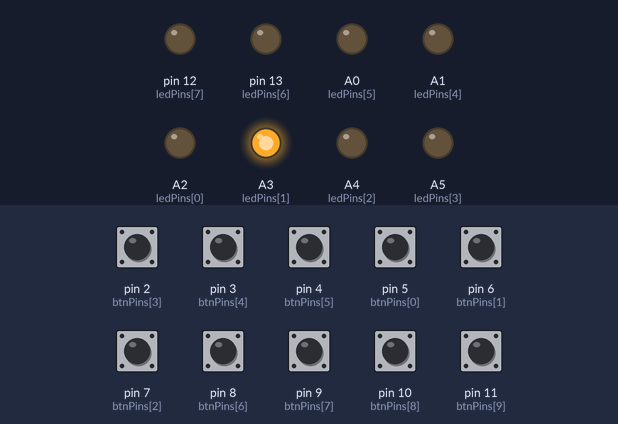
Simulated run of this sketch. Board: Arduino Nano, built with avr-gcc and run on an emulated ATmega328P. On the bench: output pins drawn as LEDs (lit = HIGH). Inputs (shaded band) come from the test bench; at power-on: pin 2 (btnPins[3]), pin 3 (btnPins[4]), pin 4 (btnPins[5]), pin 5 (btnPins[0]), pin 6 (btnPins[1]), pin 7 (btnPins[2]), pin 8 (btnPins[6]), pin 9 (btnPins[7]), pin 10 (btnPins[8]), pin 11 (btnPins[9]) HIGH. Random numbers use the default seed unless the sketch sets one; what the sketch prints to the serial monitor is not drawn.

Above: at 1.2 s.
1.3 s: pin 4 (btnPins[5]) pulled LOW for 0.15 s
At 1.37 s:
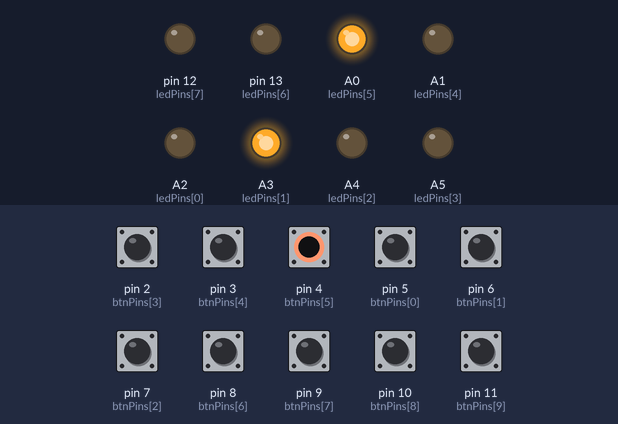
2.9 s: pin 6 (btnPins[1]) pulled LOW for 0.15 s
At 2.97 s:
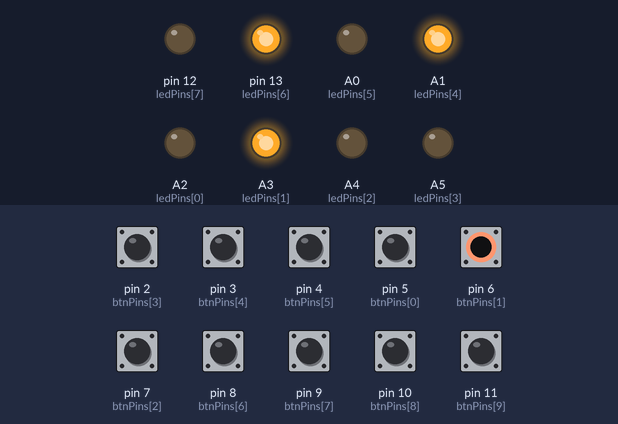
4.5 s: pin 11 (btnPins[9]) pulled LOW for 0.15 s
At 4.57 s:
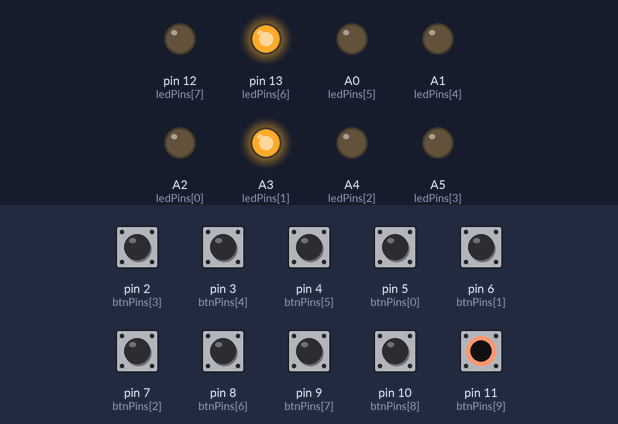
6.1 s: pin 4 (btnPins[5]) driven LOW and pin 6 (btnPins[1]) driven LOW
At 7.3 s:
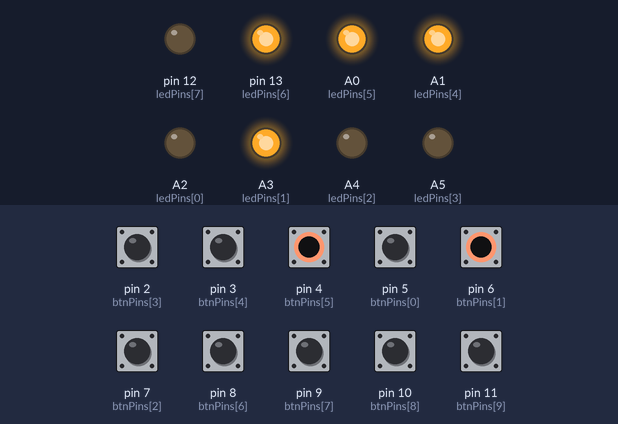
7.6 s: pin 8 (btnPins[6]) pulled LOW for 0.15 s
At 7.67 s:
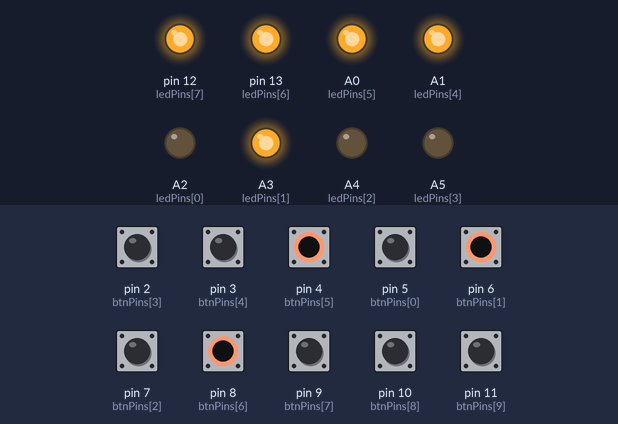
9.2 s: pin 11 (btnPins[9]) pulled LOW for 1 s
At 9.9 s:
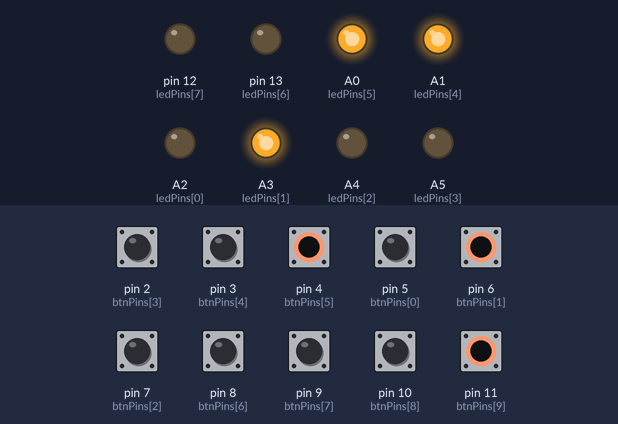
Timing chart, 0 to 12.2 s (numbered marks = the images above; inputs shaded):
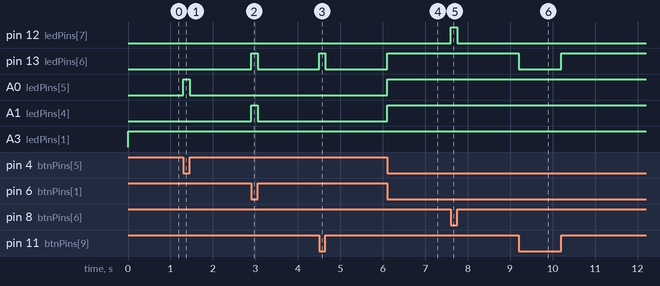

The sketch:

GatesPuzzle.ino
```cpp
/**
 *
 * BEST 2013 Logic Gate Puzzle Display
 *
 *
 * Austin Reuland
 * Westwood Robotics
 */

//Button Input Pins
int btnPins[10] = {5,6,7,2,3,4,8,9,10,11};
//LED Output Pins
int ledPins[8] = {A2,A3,A4,A5,A1,A0,13,12};
//Button States (True/1, False/0)
int btnStates[10];
//Button Value Groups
int btnSets[3];
//Path State Values {A,B,C,D,E,F,G,H}
int pathStates[8];
//Variables that are reused Constantly
int i, baseI, serialBytes;
//Variables for programming mode
int programMode, currentPath, pgmBtns[3];

//Setup the Arduino
void setup(){

  //Set the Button Input Pins (Uses Internal Pullup Resistors)
  for(i = 0; i < 10; i++){
    pinMode(btnPins[i], INPUT_PULLUP);
  }

  //Set the LED Relay Pins
  for(i = 0; i < 8; i++){
    pinMode(ledPins[i], OUTPUT);
  }

  /*Possible Starting Paths:
  A B C D|A B C D|A B C D|A B C D
  0 0 0 0|0 0 0 1|0 0 1 0|0 0 1 1
  0 1 0 0|0 1 0 1|0 1 1 0|0 1 1 1
  1 0 0 0|1 0 0 1|1 0 1 0|1 0 1 1
  1 1 0 0|1 1 0 1|1 1 1 0|1 1 1 1
  */
  randomSeed(analogRead(A6));
  for(i = 0; i < 4; i++){
    pathStates[i] = random(0,2);
  }

  //Begin Serial Communication
  Serial.begin(9600);
  //Send 'Setup Complete' Message
  Serial.print("Setup Complete\n");

}

//Start the Main Loop
void loop(){

  //Grab all the Button Values
  for(i = 0; i < 10; i++){
    btnStates[i] = !digitalRead(btnPins[i]);
  }

  //Calculate Each Button Group Value
  for(i = 0; i < 3; i++){
    baseI = i * 3;
    btnSets[i] = btnStates[baseI]*1 + btnStates[baseI+1]*2 + btnStates[baseI+2]*4;
  }

  if(btnSets[2] == 7 && btnSets[1] == 7)
    programMode = 1;


  if(programMode){

    if(btnStates[8] == 1 && pgmBtns[2] == 0)
    pathStates[currentPath] = !pathStates[currentPath];

    if(btnStates[7] == 1 && pgmBtns[1] == 0)
    currentPath++;

    if(currentPath == 4)
    currentPath = 0;

    if(btnStates[6] == 1 && pgmBtns[0] == 0)
    programMode = 0;

    pgmBtns[0] = btnStates[6];
    pgmBtns[1] = btnStates[7];
    pgmBtns[2] = btnStates[8];

    }else{
    //Check if we have Valid Paths
    pathStates[4] = checkPath(btnSets[0], pathStates[0], pathStates[1]);
    pathStates[5] = checkPath(btnSets[1], pathStates[2], pathStates[3]);
    pathStates[6] = checkPath(8, pathStates[4], btnStates[9]);
    pathStates[7] = checkPath(btnSets[2], pathStates[5], pathStates[6]) && (btnSets[0] > 0) && (btnSets[1] > 0) && (btnSets[2] > 0) ? 1 : 0;
  }
    //Write out the LED Values
    for(i = 0; i < 8; i++){
      digitalWrite(ledPins[i], pathStates[i]);
    }

  // Serial.print(String(btnStates[0]) + "|" +
  //              String(btnStates[1]) + "|" +
  //              String(btnStates[2]) + "|" +
  //              String(btnStates[3]) + "|" +
  //              String(btnStates[4]) + "|" +
  //              String(btnStates[5]) + "|" +
  //              String(btnStates[6]) + "|" +
  //              String(btnStates[7]) + "|" +
  //              String(btnStates[8]) + "|" +
  //              String(btnStates[9]) + "\n");
}

//Method to check for a Valid Path
int checkPath(int n, int a, int b){
  switch (n) {
      case 1: //If We are using the AND Gate
      return ((a == 1) && (b == 1));
      break;
      case 2: //If we are using the OR Gate
      return ((a == 1) || (b == 1));
      break;
      case 3: //If we are using NAND Gate
      return !((a == 1) && (b == 1));
      break;
      case 4: //If we are using NOR Gate
      return !((a == 1) || (b == 1));
      break;
      case 5: //If we are using XOR Gate
      return ((a == 1) ^ (b == 1));
      break;
      case 6: //If we are using XNOR Gate
      return !((a == 1) ^ (b == 1));
      break;
      case 8: //For the NOT Gate
      return ((b == 1 ? !a : 0) || (b == 0 ? a : 0));
      break;

      default:
      return 0;
    }
  }
```

Measured:
- after the input at 1.3 s, A0 (ledPins[5]): LOW → HIGH at once, → LOW 0.15 s later
- after the input at 2.9 s, pin 13 (ledPins[6]), A1 (ledPins[4]): LOW → HIGH at once, → LOW 0.15 s later
- after the input at 4.5 s, pin 13 (ledPins[6]): LOW → HIGH at once, → LOW 0.15 s later
- after the input at 6.1 s, pin 13 (ledPins[6]), A0 (ledPins[5]), A1 (ledPins[4]): LOW → HIGH at once
- after the input at 7.6 s, pin 12 (ledPins[7]): LOW → HIGH at once, → LOW 0.15 s later
- after the input at 9.2 s, pin 13 (ledPins[6]): HIGH → LOW at once, → HIGH 1.0 s later
